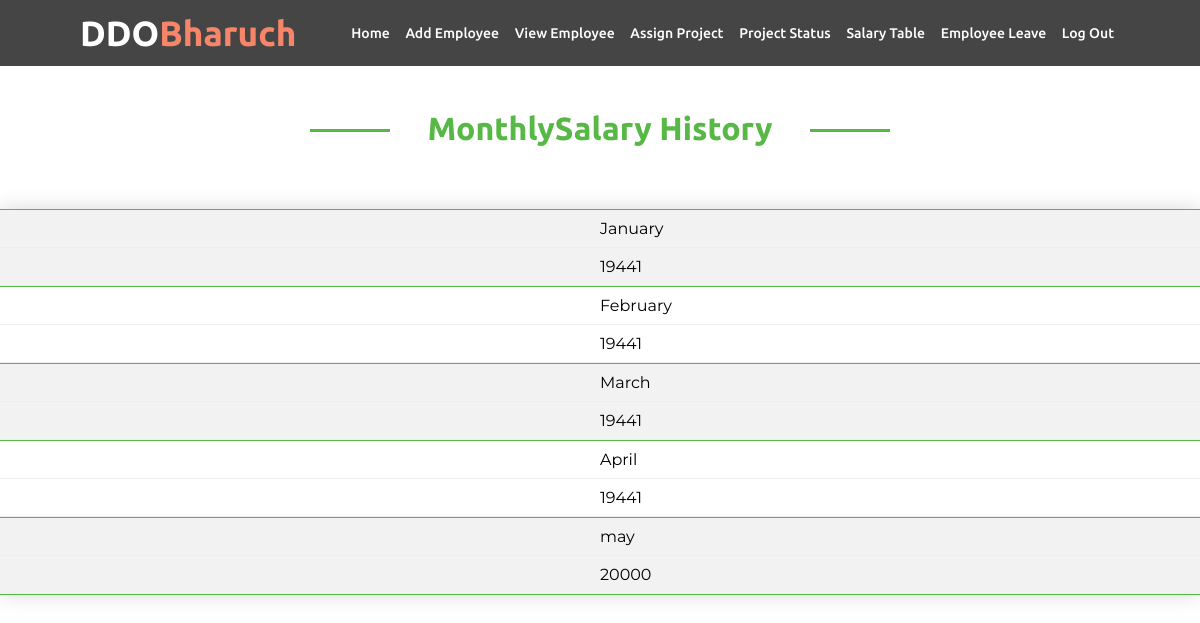
The page /monthlysalary.php on the database its author committed.
### tables this page shows
CREATE TABLE `monthlysalary` (
  `No.` int(11) NOT NULL,
  `id` int(11) NOT NULL,
  `Month` text NOT NULL,
  `salary` int(11) NOT NULL
);

### monthlysalary.php (the view, shortened to what this page needs)
<?php
include('nav3.php');
require_once('process/dbh.php');
$sql = "SELECT monthlysalary.Month, monthlysalary.salary from `monthlysalary` where 1";
$result = mysqli_query($conn, $sql);
?>
<!DOCTYPE html>
<html lang="en">
<head>
    <link rel="stylesheet" type="text/css" href="css/styleview.css">
    <link rel="stylesheet" type="text/css" href="css/styleemplogin.css">
</head>
<body>
    <h2>MonthlySalary History</h2>
    <table class="month-histemp-table">
        <tr>
        </tr>
        <?php
        while ($employee = mysqli_fetch_assoc($result)) {
            echo "<tr>";
            echo "<td>" . $employee['Month'] . "</td>";
            echo "<td>" . $employee['salary'] . "</td>";
        }
        ?>
    </table>
</body>
</html>

### css/nav.css (style rules this page uses)
* { margin: 0; padding: 0; box-sizing: border-box; text-decoration: none; background-size: cover; background-position: center; }
body { font-family: "Ubuntu", sans-serif; }
html { scroll-behavior: smooth; }

### css/styleview.css (style rules this page uses)
* { margin: 0; padding: 0; box-sizing: border-box; background-position: center; background-size: cover; text-decoration: none; }
body { font-family: "Ubuntu", sans-serif; }
html { scroll-behavior: smooth; }
h2 { font-family: "Ubuntu", sans-serif; margin: auto; color: #57b846; text-align: center; font-size: 2rem; max-width: 600px; position: relative; top: 5rem; }
h2:before { content: ""; display: block; width: 80px; height: 3px; background: #57b846; left: 85%; top: 50%; position: absolute; }
h2:after { content: ""; display: block; width: 80px; height: 3px; background: #57b846; right: 85%; top: 50%; position: absolute; }
table { position: relative; margin: 0; top: 7rem; border-collapse: collapse; width: 100%; font-family: "Ubuntu", sans-serif; box-shadow: 0 0 20px rgba(0, 0, 0, 0.15); }
th, td { padding: 9px 9px; }
tr { text-align: center; }
tr:nth-child(even) { background-color: #f2f2f2; }
@media only screen and (max-width: 760px),
  (min-device-width: 768px) and (max-device-width: 1024px) { .viewemp-table, th, td, tr { display: flex; flex-direction: column; } }
@media only screen and (max-width: 760px),
  (min-device-width: 768px) and (max-device-width: 1024px) { tr { border-bottom: 1px solid #57b846; } }
@media only screen and (max-width: 760px),
  (min-device-width: 768px) and (max-device-width: 1024px) { td { border: none; border-bottom: 1px solid #eee; position: relative; padding-left: 50%; } }
@media only screen and (max-width: 760px),
  (min-device-width: 768px) and (max-device-width: 1024px) { td:before { position: absolute; top: 3px; left: 6px; width: 45%; padding-right: 10px; white-space: nowrap; font-weight: bold; } }
@media only screen and (max-width: 760px),
  (min-device-width: 768px) and (max-device-width: 1024px) { .project-table, th, td, tr { display: flex; flex-direction: column; } }
@media only screen and (max-width: 760px),
  (min-device-width: 768px) and (max-device-width: 900px) { .salary-table, th, td, tr { display: flex; flex-direction: column; } }
@media only screen and (max-width: 760px),
  (min-device-width: 768px) and (max-device-width: 1024px) { .leave-table, th, td, tr { display: flex; flex-direction: column; } }
@media only screen and (max-width: 760px),
  (min-device-width: 768px) and (max-device-width: 1024px) { .empproject-table, th, td, tr { display: flex; flex-direction: column; } }
@media only screen and (min-device-width: 768px) and (max-device-width: 1024px) { body { width: 100%; } }

### rows shown on the page
monthlysalary: Month "January", salary "19441"
monthlysalary: Month "February", salary "19441"
monthlysalary: Month "March", salary "19441"
monthlysalary: Month "April", salary "19441"
monthlysalary: Month "may", salary "20000"
